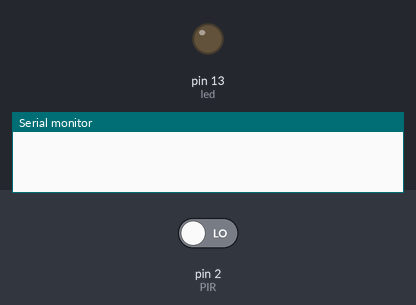
Recording of a sketch running on a simulated Arduino Uno, built with avr-gcc and run on an emulated ATmega328P. Shown: output pins drawn as LEDs (lit = HIGH), the last lines printed to the serial monitor. The inputs (shaded band) are chosen by the test bench; at power-on: pin 2 (PIR) LOW.

Above: at 5.2 s.
5.3 s: pin 2 (PIR) driven HIGH
At 5.7 s:
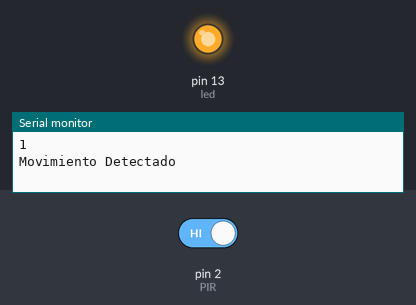
8.3 s: pin 2 (PIR) driven LOW
At 8.6 s:
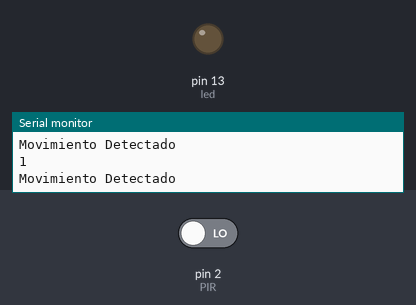
Timing chart, 0 to 11.3 s (numbered marks = the images above; inputs shaded):
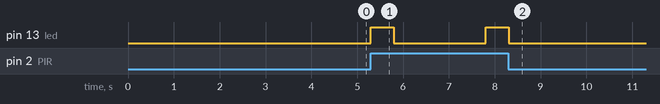

Measured:
- after the input at 5.3 s, pin 13 (led): LOW → HIGH at once, → LOW 0.50 s later, → HIGH 2.0 s later
- after the input at 8.3 s, pin 13 (led): goes on until 8.3 s, then stays LOW

The sketch:

sensor_move.ino
```cpp
int led = 13; // led que avisara cuando detecte movimiento.
int PIR = 2; //pin donde esta la salida del sensor.
int val = 0;

void setup() {
Serial.begin(9600);
pinMode(led,OUTPUT);
pinMode(PIR,INPUT);
delay(4000); //tiempo de espera para inicializar el sensor.
}

void loop() {
val = digitalRead(PIR);
if (val == HIGH) {
Serial.println(val);
Serial.println("Movimiento Detectado");
digitalWrite(led,HIGH);

delay(500);
digitalWrite(led,LOW);
delay(2000);
}

}
```
